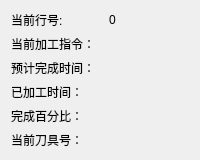
          <widget class="QWidget" name="tab_3">
           <attribute name="title">
            <string>加工信息</string>
           </attribute>
           <layout class="QGridLayout" name="gridLayout_34">
            <item row="0" column="1">
             <layout class="QGridLayout" name="gridLayout_14">
              <item row="0" column="0">
               <layout class="QGridLayout" name="gridLayout_6">
                <item row="0" column="0">
                 <widget class="QLabel" name="label_16">
                  <property name="sizePolicy">
                   <sizepolicy hsizetype="Expanding" vsizetype="Expanding">
                    <horstretch>0</horstretch>
                    <verstretch>0</verstretch>
                   </sizepolicy>
                  </property>
                  <property name="font">
                   <font>
                    <weight>50</weight>
                    <bold>false</bold>
                   </font>
                  </property>
                  <property name="text">
                   <string>当前行号:</string>
                  </property>
                 </widget>
                </item>
                <item row="0" column="1">
                 <widget class="QLabel" name="label_row">
                  <property name="sizePolicy">
                   <sizepolicy hsizetype="Expanding" vsizetype="Expanding">
                    <horstretch>0</horstretch>
                    <verstretch>0</verstretch>
                   </sizepolicy>
                  </property>
                  <property name="minimumSize">
                   <size>
                    <width>0</width>
                    <height>0</height>
                   </size>
                  </property>
                  <property name="maximumSize">
                   <size>
                    <width>80</width>
                    <height>16777215</height>
                   </size>
                  </property>
                  <property name="font">
                   <font>
                    <weight>50</weight>
                    <bold>false</bold>
                   </font>
                  </property>
                  <property name="text">
                   <string>0</string>
                  </property>
                 </widget>
                </item>
               </layout>
              </item>
              <item row="1" column="0">
               <layout class="QGridLayout" name="gridLayout" columnstretch="1,0">
                <property name="sizeConstraint">
                 <enum>QLayout::SetDefaultConstraint</enum>
                </property>
                <item row="0" column="1">
                 <widget class="QLabel" name="label_CurCode">
                  <property name="sizePolicy">
                   <sizepolicy hsizetype="Expanding" vsizetype="Expanding">
                    <horstretch>0</horstretch>
                    <verstretch>0</verstretch>
                   </sizepolicy>
                  </property>
                  <property name="minimumSize">
                   <size>
                    <width>0</width>
                    <height>0</height>
                   </size>
                  </property>
                  <property name="maximumSize">
                   <size>
                    <width>300</width>
                    <height>16777215</height>
                   </size>
                  </property>
                  <property name="font">
                   <font>
                    <weight>50</weight>
                    <bold>false</bold>
                   </font>
                  </property>
                  <property name="text">
                   <string/>
                  </property>
                 </widget>
                </item>
                <item row="0" column="0">
                 <widget class="QLabel" name="label_5">
                  <property name="sizePolicy">
                   <sizepolicy hsizetype="Expanding" vsizetype="Expanding">
                    <horstretch>0</horstretch>
                    <verstretch>0</verstretch>
                   </sizepolicy>
                  </property>
                  <property name="font">
                   <font>
                    <weight>50</weight>
                    <bold>false</bold>
                   </font>
                  </property>
                  <property name="text">
                   <string>当前加工指令：</string>
                  </property>
                 </widget>
                </item>
               </layout>
              </item>
              <item row="2" column="0">
               <layout class="QGridLayout" name="gridLayout_2">
                <item row="0" column="1">
                 <widget class="QLabel" name="label_startTime">
                  <property name="sizePolicy">
                   <sizepolicy hsizetype="Expanding" vsizetype="Expanding">
                    <horstretch>0</horstretch>
                    <verstretch>0</verstretch>
                   </sizepolicy>
                  </property>
                  <property name="minimumSize">
                   <size>
                    <width>0</width>
                    <height>0</height>
                   </size>
                  </property>
                  <property name="maximumSize">
                   <size>
                    <width>300</width>
                    <height>16777215</height>
                   </size>
                  </property>
                  <property name="font">
                   <font>
                    <weight>50</weight>
                    <bold>false</bold>
                   </font>
                  </property>
                  <property name="text">
                   <string/>
                  </property>
                 </widget>
                </item>
                <item row="0" column="0">
                 <widget class="QLabel" name="label_6">
                  <property name="sizePolicy">
                   <sizepolicy hsizetype="Expanding" vsizetype="Expanding">
                    <horstretch>0</horstretch>
                    <verstretch>0</verstretch>
                   </sizepolicy>
                  </property>
                  <property name="font">
                   <font>
                    <weight>50</weight>
                    <bold>false</bold>
                   </font>
                  </property>
                  <property name="text">
                   <string>预计完成时间：</string>
                  </property>
                 </widget>
                </item>
               </layout>
              </item>
              <item row="3" column="0">
               <layout class="QGridLayout" name="gridLayout_3">
                <item row="0" column="1">
                 <widget class="QLabel" name="label_time">
                  <property name="sizePolicy">
                   <sizepolicy hsizetype="Expanding" vsizetype="Expanding">
                    <horstretch>0</horstretch>
                    <verstretch>0</verstretch>
                   </sizepolicy>
                  </property>
                  <property name="minimumSize">
                   <size>
                    <width>0</width>
                    <height>0</height>
                   </size>
                  </property>
                  <property name="maximumSize">
                   <size>
                    <width>300</width>
                    <height>16777215</height>
                   </size>
                  </property>
                  <property name="font">
                   <font>
                    <weight>50</weight>
                    <bold>false</bold>
                   </font>
                  </property>
                  <property name="text">
                   <string/>
                  </property>
                 </widget>
                </item>
                <item row="0" column="0">
                 <widget class="QLabel" name="label_7">
                  <property name="sizePolicy">
                   <sizepolicy hsizetype="Expanding" vsizetype="Expanding">
                    <horstretch>0</horstretch>
                    <verstretch>0</verstretch>
                   </sizepolicy>
                  </property>
                  <property name="font">
                   <font>
                    <weight>50</weight>
                    <bold>false</bold>
                   </font>
                  </property>
                  <property name="text">
                   <string>已加工时间：</string>
                  </property>
                 </widget>
                </item>
               </layout>
              </item>
              <item row="4" column="0">
               <layout class="QGridLayout" name="gridLayout_4">
                <item row="0" column="1">
                 <widget class="QLabel" name="label_process">
                  <property name="sizePolicy">
                   <sizepolicy hsizetype="Expanding" vsizetype="Expanding">
                    <horstretch>0</horstretch>
                    <verstretch>0</verstretch>
                   </sizepolicy>
                  </property>
                  <property name="minimumSize">
                   <size>
                    <width>0</width>
                    <height>0</height>
                   </size>
                  </property>
                  <property name="maximumSize">
                   <size>
                    <width>300</width>
                    <height>16777215</height>
                   </size>
                  </property>
                  <property name="font">
                   <font>
                    <weight>50</weight>
                    <bold>false</bold>
                   </font>
                  </property>
                  <property name="text">
                   <string/>
                  </property>
                 </widget>
                </item>
                <item row="0" column="0">
                 <widget class="QLabel" name="label_9">
                  <property name="sizePolicy">
                   <sizepolicy hsizetype="Expanding" vsizetype="Expanding">
                    <horstretch>0</horstretch>
                    <verstretch>0</verstretch>
                   </sizepolicy>
                  </property>
                  <property name="font">
                   <font>
                    <weight>50</weight>
                    <bold>false</bold>
                   </font>
                  </property>
                  <property name="text">
                   <string>完成百分比：</string>
                  </property>
                 </widget>
                </item>
               </layout>
              </item>
              <item row="5" column="0">
               <layout class="QGridLayout" name="gridLayout_5">
                <item row="0" column="0">
                 <widget class="QLabel" name="label_8">
                  <property name="sizePolicy">
                   <sizepolicy hsizetype="Expanding" vsizetype="Expanding">
                    <horstretch>0</horstretch>
                    <verstretch>0</verstretch>
                   </sizepolicy>
                  </property>
                  <property name="font">
                   <font>
                    <weight>50</weight>
                    <bold>false</bold>
                   </font>
                  </property>
                  <property name="text">
                   <string>当前刀具号：</string>
                  </property>
                 </widget>
                </item>
                <item row="0" column="1">
                 <widget class="QLabel" name="label_toolId">
                  <property name="sizePolicy">
                   <sizepolicy hsizetype="Expanding" vsizetype="Expanding">
                    <horstretch>0</horstretch>
                    <verstretch>0</verstretch>
                   </sizepolicy>
                  </property>
                  <property name="minimumSize">
                   <size>
                    <width>0</width>
                    <height>0</height>
                   </size>
                  </property>
                  <property name="maximumSize">
                   <size>
                    <width>300</width>
                    <height>16777215</height>
                   </size>
                  </property>
                  <property name="font">
                   <font>
                    <weight>50</weight>
                    <bold>false</bold>
                   </font>
                  </property>
                  <property name="text">
                   <string/>
                  </property>
                 </widget>
                </item>
               </layout>
              </item>
             </layout>
            </item>
           </layout>
          </widget>
